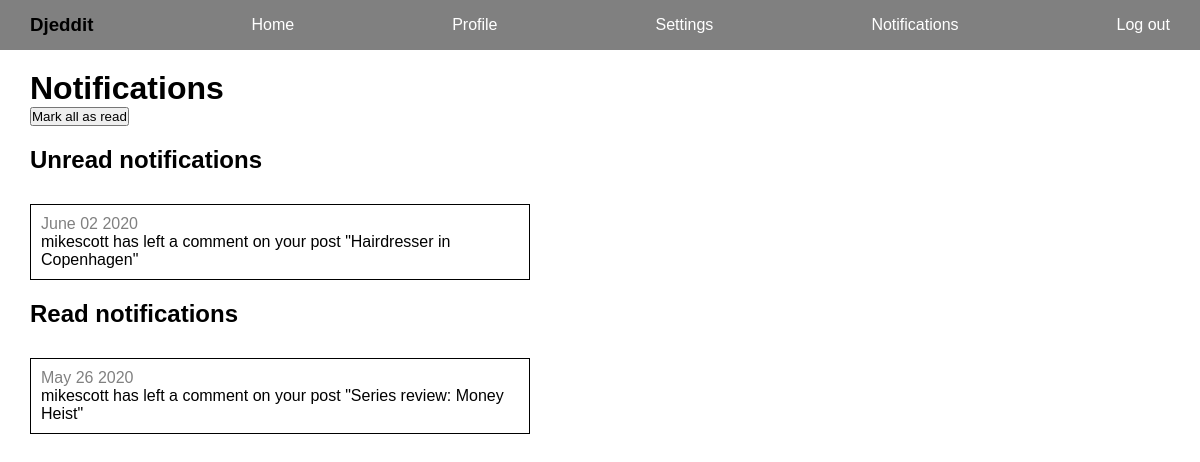
Screenshot of /reddit/notifications/ (signed in) with the database file from the repository.
### reddit_app/models.py (models this page shows, shortened)
class Notification(models.Model):
    reciever = models.ForeignKey(User, related_name='notifications', on_delete=models.CASCADE)
    sender = models.ForeignKey(User, related_name='sent_notifications', on_delete=models.CASCADE)
    post = models.ForeignKey(Post, on_delete=models.CASCADE)
    read = models.BooleanField(default=False)
    created_at = models.DateTimeField(auto_now_add=True)
    def date_sent(self):
        return self.created_at.strftime('%B %d %Y')

class Post(models.Model):
    title = models.CharField(max_length=200)
    author = models.ForeignKey(User, on_delete=models.CASCADE)
    text = models.TextField()
    votes = models.IntegerField(default=0)
    created_at = models.DateTimeField(auto_now_add=True)

### reddit_app/views.py (the view)
# urls.py: path("notifications/", views.notifications, name="notifications"),
def notifications(request):
    user = request.user
    notifications = Notification.objects.filter(reciever=user, read=False)
    read_notifications = Notification.objects.filter(reciever=user, read=True)
    if request.method == "POST":
        notifications.update(read=True)
    context = {"notifications": notifications, "read_notifications": read_notifications}
    return render(request, "reddit_app/notifications.html", context)

### templates/reddit_app/notifications.html (shortened to what this page needs)
{% extends "base.html" %}
{% block content %}
    <h1>Notifications</h1>
    <form method="POST" action="{% url 'reddit_app:notifications' %}">
        <button>Mark all as read</button>
    </form>
    {% if notifications.count %}
        <div class="notifications">
        <h2>Unread notifications</h2>
            {% for notification in notifications %}
                    <div class="notification">
                        <a href="{% url 'reddit_app:single_post' notification.post_id %}">
                            <span>{{notification.date_sent}}</span>
                            <p>{{notification.sender}} has left a comment on your post "{{notification.post.title}}"</p>
                        </a>
                    </div>
            {% endfor %}
        </div>
    {% else %}
        <h2>Unread notifications</h2>
        <p>No new notifications</p>
    {% endif %}
    {% if read_notifications.count %}
        <div class="notifications">
        <h2>Read notifications</h2>
            {% for read_notification in read_notifications %}
                    <div class="notification">
                        <a href="{% url 'reddit_app:single_post' read_notification.post_id %}">
                            <span>{{read_notification.date_sent}}</span>
                            <p>{{read_notification.sender}} has left a comment on your post "{{read_notification.post.title}}"</p>
                        </a>
                    </div>
            {% endfor %}
        </div>
    {% endif %}
{% load static %}
{% endblock content %}

### static/css/styles.css (style rules this page uses)
* { padding: 0px; margin: 0px; font-family: sans-serif; box-sizing: border-box; }
a { text-decoration: none; }
h2 { padding: 20px 0px; }
.notifications { display:grid; row-gap: 10px; width: 500px; }
.notification a { color:black; }
.notification { border: 1px solid black; padding: 10px; }
.notification span { color: gray; }

### rows the page displays
Notification: date_sent "June 02 2020", sender "mikescott", post "Hairdresser in Copenhagen"
Notification: date_sent "May 26 2020", sender "mikescott", post "Series review: Money Heist"
